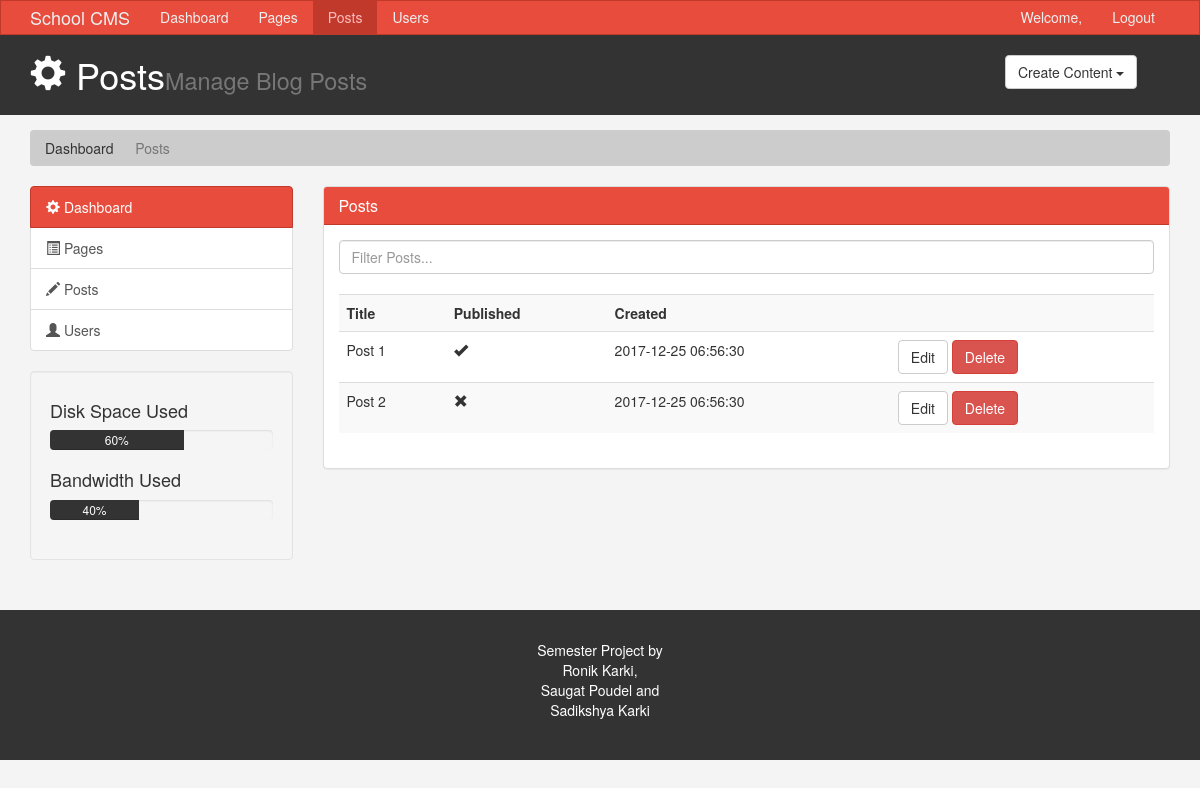
/posts.php, run on the app's committed database.
### tables this page shows
CREATE TABLE `posts` (
  `post_id` int(11) NOT NULL,
  `post_title` varchar(300) NOT NULL,
  `post_body` varchar(10000) NOT NULL,
  `post_published` timestamp NOT NULL DEFAULT CURRENT_TIMESTAMP,
  `published` tinyint(1) NOT NULL
);

### posts.php (the view, shortened to what this page needs)
<?php
    $servername = "localhost";
        $username = "root";
        $password = "";
        $dbname="school_cms";
        $conn = new mysqli($servername, $username, $password, $dbname);
  $sql_query_posts="SELECT * FROM posts";
  $result=  $conn->query($sql_query_posts);
?>
<!DOCTYPE html>
<html lang="en">
  <head>
    <link href="css/bootstrap.min.css" rel="stylesheet">
    <link href="css/style.css" rel="stylesheet">
  </head>
  <body>
        <nav class="navbar navbar-default">
      <div class="container">
        <div class="navbar-header">
          <a class="navbar-brand" href="#">School CMS</a>
        </div>
        <div id="navbar" class="collapse navbar-collapse">
          <ul class="nav navbar-nav">
            <li><a href="index.php">Dashboard</a></li>
            <li><a href="pages.php">Pages</a></li>
            <li class="active"><a href="posts.php">Posts</a></li>
            <li><a href="users.php">Users</a></li>
          </ul>
          <ul class="nav navbar-nav navbar-right">
            <li><a href="#">Welcome, <?php echo $_SESSION["Name"]; ?></a></li>
            <li><a href="login.php">Logout</a></li>
          </ul>
        </div>
      </div>
    </nav>
    <header id="header">
      <div class="container">
        <div class="row">
          <div class="col-md-10">
            <h1><span class="glyphicon glyphicon-cog" aria-hidden="true"></span> Posts<small>Manage Blog Posts</small></h1>
          </div>
          <div class="col-md-2">
            <div class="dropdown create">
              <button class="btn btn-default dropdown-toggle" type="button" id="dropdownMenu1" data-toggle="dropdown" aria-haspopup="true" aria-expanded="true">
                Create Content
                <span class="caret"></span>
              </button>
            </div>
          </div>
        </div>
      </div>
    </header>
    <section id="breadcrumb">
      <div class="container">
        <ol class="breadcrumb">
          <li><a href="index.php">Dashboard</a></li>
          <li class="active">Posts</li>
        </ol>
      </div>
    </section>
    <section id="main">
      <div class="container">
        <div class="row">
          <div class="col-md-3">
           <div class="list-group">
              <a href="index.php" class="list-group-item active main-color-bg">
                <span class="glyphicon glyphicon-cog" aria-hidden="true"></span> Dashboard
              </a>
              <a href="pages.php" class="list-group-item"><span class="glyphicon glyphicon-list-alt" aria-hidden="true"></span> Pages <span class="badge"><?php echo $_SESSION["number_pages"]; ?></span></a>
              <a href="posts.php" class="list-group-item"><span class="glyphicon glyphicon-pencil" aria-hidden="true"></span> Posts <span class="badge"><?php echo $_SESSION["number_posts"];?></span></a>
              <a href="users.php" class="list-group-item"><span class="glyphicon glyphicon-user" aria-hidden="true"></span> Users <span class="badge"><?php echo $_SESSION["number_users"]; ?></span></a>
            </div>
            <div class="well">
              <h4>Disk Space Used</h4>
              <div class="progress">
                  <div class="progress-bar" role="progressbar" aria-valuenow="60" aria-valuemin="0" aria-valuemax="100" style="width: 60%;">
                      60%
              </div>
            </div>
            <h4>Bandwidth Used </h4>
            <div class="progress">
                <div class="progress-bar" role="progressbar" aria-valuenow="40" aria-valuemin="0" aria-valuemax="100" style="width: 40%;">
                    40%
            </div>
          </div>
            </div>
          </div>
          <div class="col-md-9">
            <div class="panel panel-default">
              <div class="panel-heading main-color-bg">
                <h3 class="panel-title">Posts</h3>
              </div>
              <div class="panel-body">
                <div class="row">
                      <div class="col-md-12">
                          <input class="form-control" type="text" placeholder="Filter Posts...">
                      </div>
                </div>
                <br>
                <table class="table table-striped table-hover">
                      <tr>
                        <th>Title</th>
                        <th>Published</th>
                        <th>Created</th>
                        <th></th>
                      </tr>
                      <?php
                         if ($result->num_rows>0){
                            while ($row = $result->fetch_assoc()) {
                              echo "<tr>
                                <td>".$row['post_title']."</td>
                                <td>";
                                if($row['published']){
                                echo "<span class=\"glyphicon glyphicon-ok\" aria-hidden=\"true\"></span>";
                                }
                                else{
                                    echo "<span class=\"glyphicon glyphicon-remove\" aria-hidden=\"true\"></span>";
                                }
                              echo "</td>
                                <td>";
                                echo $row['post_published']."</td>
                                <td><a class=\"btn btn-default\" href=\"edit.php?type=post&&id=".$row['post_id']."\">Edit</a> <a class=\"btn btn-danger\" href=\"#\">Delete</a></td>
                              </tr> ";
                            }
                         }
                      ?>
                    </table>
              </div>
              </div>
          </div>
        </div>
      </div>
    </section>
    <footer id="footer">
      <p>Semester Project by <br>Ronik Karki, <br>Saugat Poudel and <br>Sadikshya Karki</p>
    </footer>
  </body>
</html>

### css/style.css (style rules this page uses)
body { background:#f4f4f4; }
.navbar { min-height: 33px !important; margin-bottom:0; border-radius:0; }
.navbar-nav > li > a, .navbar-brand { padding-top:6px !important; padding-bottom:0 !important; height: 33px; }
.navbar-default { background-color: #e74c3c; border-color: #c0392b; }
.navbar-default .navbar-brand { color: #ecf0f1; }
.navbar-default .navbar-nav > li > a { color: #ecf0f1; }
.navbar-default .navbar-nav > .active > a, .navbar-default .navbar-nav > .active > a:hover, .navbar-default .navbar-nav > .active > a:focus { color: #ffbbbc; background-color: #c0392b; }
.navbar-default .navbar-collapse, .navbar-default .navbar-form { border-color: #ecf0f1; }
.main-color-bg { background-color: #e74c3c !important; border-color: #c0392b !important; color:#ffffff !important; }
#header { background:#333333; color:#ffffff; padding-bottom: 10px; margin-bottom: 15px; }
#header .create { padding-top: 20px; }
.breadcrumb { background:#cccccc; color:#333333; }
.breadcrumb a { color:#333333; }
.progress-bar { background:#333333; color:#ffffff; }
#footer { background:#333333; color:#ffffff; text-align:center; padding:30px; margin-top:30px; }

### data on the page
posts: post_title "Post 1", published 1 (drawn), post_published "2017-12-25 06:56:30"
posts: post_title "Post 2", published 0 (drawn), post_published "2017-12-25 06:56:30"
